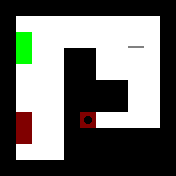

Rendered tile map (Tiled .tmx) drawn with the repository's tilesets; below, a short description and the full map source, tile grids included:
An orthogonal 11x11 tile map with 16x16 px tiles, 3 tile layers (Layer1, Layer2, Layer3).

<map version="1.0" orientation="orthogonal" renderorder="right-down" width="11" height="11" tilewidth="16" tileheight="16" nextobjectid="1">
 <tileset firstgid="1" source="../Tiles.tsx" />
 <layer name="Layer1" width="11" height="11">
  <data encoding="csv">
1,1,1,1,1,1,1,1,1,1,1,
1,5,5,5,5,5,5,5,5,5,1,
1,5,5,5,5,5,5,5,5,5,1,
1,5,5,5,1,1,5,5,5,5,1,
1,5,5,5,1,1,5,5,5,5,1,
1,5,5,5,1,1,1,1,5,5,1,
1,5,5,5,1,1,1,1,5,5,1,
1,5,5,5,1,5,5,5,5,5,1,
1,5,5,5,1,1,1,1,1,1,1,
1,5,5,5,1,1,1,1,1,1,1,
1,1,1,1,1,1,1,1,1,1,1
</data>
 </layer>
 <layer name="Layer2" width="11" height="11">
  <data encoding="csv">
0,0,0,0,0,0,0,0,0,0,0,
0,0,0,0,0,0,0,0,0,0,0,
0,4,0,0,0,0,0,0,0,0,0,
0,4,0,0,0,0,0,0,0,0,0,
0,0,0,0,0,0,0,0,0,0,0,
0,0,0,0,0,0,0,0,0,0,0,
0,0,0,0,0,0,0,0,0,0,0,
0,3,0,0,0,7,0,0,0,0,0,
0,3,0,0,0,0,0,0,0,0,0,
0,0,0,0,0,0,0,0,0,0,0,
0,0,0,0,0,0,0,0,0,0,0
</data>
 </layer>
 <layer name="Layer3" width="11" height="11">
  <data encoding="csv">
0,0,0,0,0,0,0,0,0,0,0,
0,0,0,0,0,0,0,0,0,0,0,
0,0,0,0,0,0,0,0,11,0,0,
0,0,0,0,0,0,0,0,0,0,0,
0,0,0,0,0,0,0,0,0,0,0,
0,0,0,0,0,0,0,0,0,0,0,
0,0,0,0,0,0,0,0,0,0,0,
0,0,0,0,0,0,0,0,0,0,0,
0,0,0,0,0,0,0,0,0,0,0,
0,0,0,0,0,0,0,0,0,0,0,
0,0,0,0,0,0,0,0,0,0,0
</data>
 </layer>
</map>
